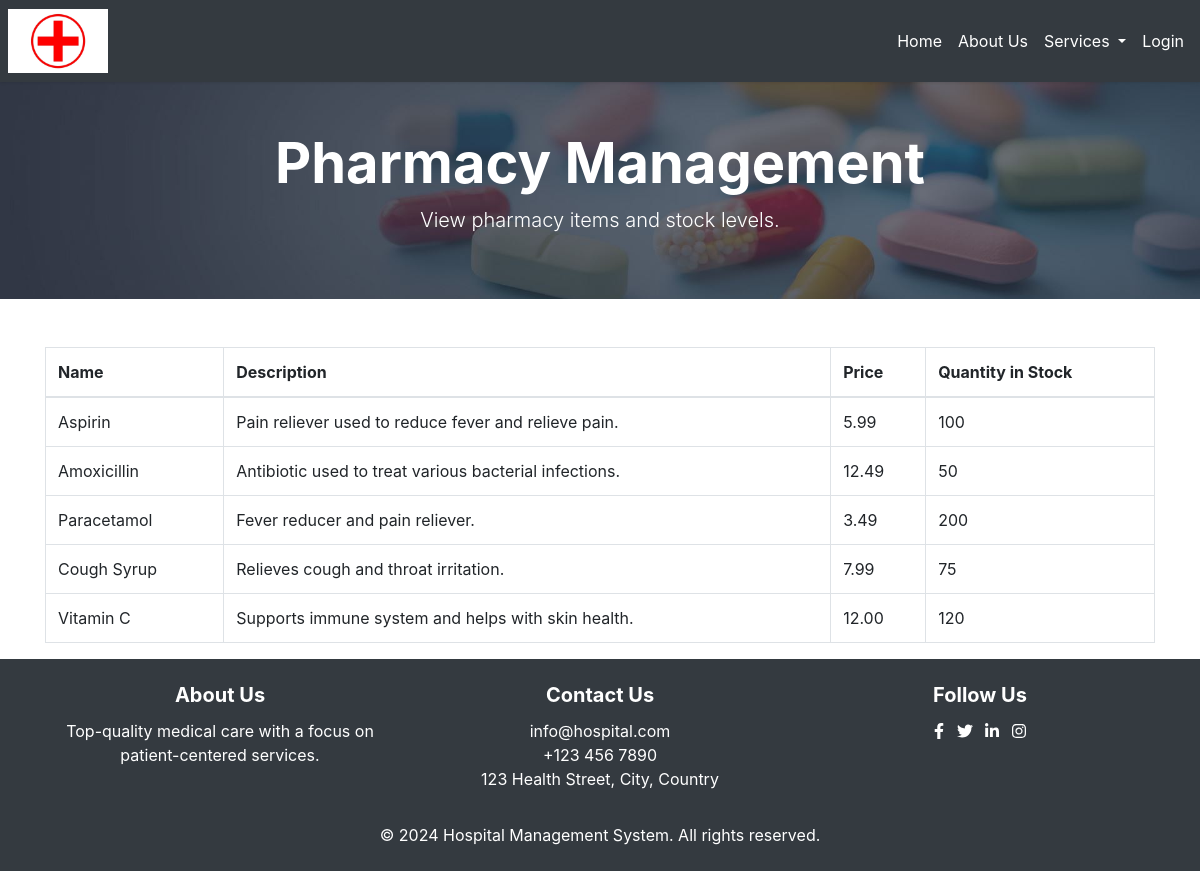
Screenshot of /view_pharmacy_items.php with the database file from the repository.
### tables this page shows
CREATE TABLE `pharmacy_items` (
  `id` int(11) NOT NULL,
  `name` varchar(255) NOT NULL,
  `description` text DEFAULT NULL,
  `price` decimal(10,2) NOT NULL,
  `quantity_in_stock` int(11) NOT NULL,
  `created_at` timestamp NOT NULL DEFAULT current_timestamp()
);

### view_pharmacy_items.php (the view, shortened to what this page needs)
<?php include('header.php'); ?>
<header class="bg-primary text-white text-center py-5" style="background-image: url('pharmacy_items.jpg'); background-size: cover; background-position: center; color: #fff";>
    <div class="container">
        <h1 class="display-4 font-weight-bold">Pharmacy Management</h1>
        <p class="lead">View pharmacy items and stock levels.</p>
    </div>
</header>
<main class="container mt-5">
    <div class="row">
        <div class="col-md-12">
            <?php
            include('db_connection.php');
            $query = "SELECT * FROM pharmacy_items";
            $result = $conn->query($query);
            if ($result->num_rows > 0) {
                echo '<table class="table table-bordered">
                        <thead>
                            <tr>
                                <th>Name</th>
                                <th>Description</th>
                                <th>Price</th>
                                <th>Quantity in Stock</th>
                            </tr>
                        </thead>
                        <tbody>';
                while ($row = $result->fetch_assoc()) {
                    echo '<tr>
                            <td>' . htmlspecialchars($row['name']) . '</td>
                            <td>' . htmlspecialchars($row['description']) . '</td>
                            <td>' . htmlspecialchars($row['price']) . '</td>
                            <td>' . htmlspecialchars($row['quantity_in_stock']) . '</td>
                        </tr>';
                }
                echo '</tbody></table>';
            } else {
                echo '<div class="alert alert-info text-center" role="alert">No pharmacy items found.</div>';
            }
            ?>
        </div>
    </div>
</main>
<?php include('footer.php'); ?>

### styles.css (style rules this page uses)
html, body { height: 100%; margin: 0; }
body { display: flex; flex-direction: column; }
main { flex: 1; }

### rows the page displays
pharmacy_items: name "Aspirin", description "Pain reliever used to reduce fever and relieve pain.", price "5.99", quantity_in_stock "100"
pharmacy_items: name "Amoxicillin", description "Antibiotic used to treat various bacterial infections.", price "12.49", quantity_in_stock "50"
pharmacy_items: name "Paracetamol", description "Fever reducer and pain reliever.", price "3.49", quantity_in_stock "200"
pharmacy_items: name "Cough Syrup", description "Relieves cough and throat irritation.", price "7.99", quantity_in_stock "75"
pharmacy_items: name "Vitamin C", description "Supports immune system and helps with skin health.", price "12.00", quantity_in_stock "120"
